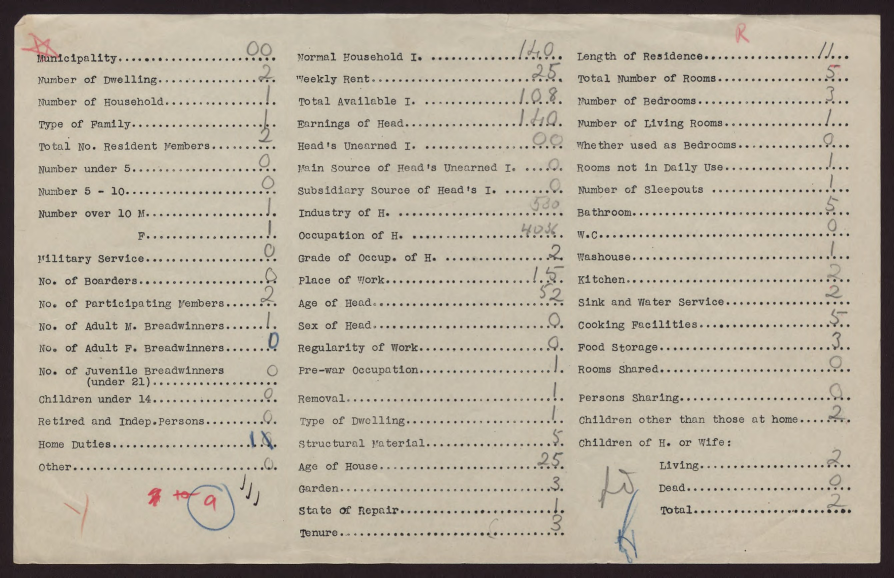
#> input picture source/coded/216412_p003.jpg, 2682 x 1732 px (shown at 1/3 size); its folder holds only this picture in this run
$ python test_identify.py
#> lines starting #> are read from the running program, lines starting #| are printed output that depends on the picture
### pipeline/identify.py
##Split a survey PDF into page images sorted by page kind
import json
import sys
from pathlib import Path

from PIL import Image, ImageOps

ROOT = Path(__file__).resolve().parent.parent
SIZE = (600, 400)  # analysis resolution; the thresholds below were set at this size


def features(image_path):
    """Three layout measurements of a page image."""
    with Image.open(image_path) as source:
#> source is the input picture: PIL image 2682x1732 RGB; mean R, G, B 181.5, 172.6, 156.4
        page = ImageOps.exif_transpose(source).convert("L")
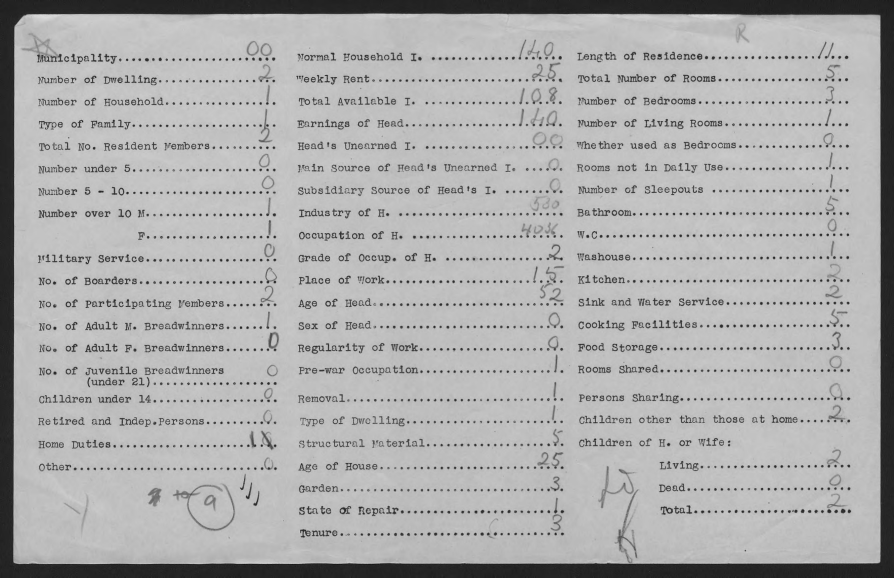
#> page: PIL image 2682x1732 L (shown at 1/3 size); min 3, max 225, mean 173.4
    w, h = page.size
#> w = 2682; h = 1732
    page = page.crop((int(w * 0.035), int(h * 0.035), int(w * 0.965), int(h * 0.965))).resize(SIZE)
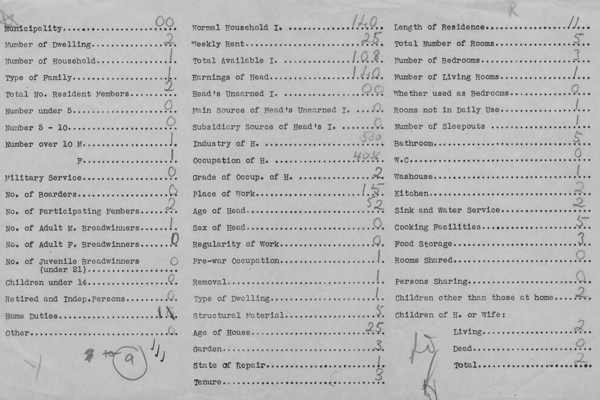
#> page: PIL image 600x400 L; min 26, max 211, mean 184.5
    W, H = SIZE
    dark = [v < 130 for v in page.tobytes()]
#> dark = 240000 items

    longest_run, run, dark_per_col = 0, [0] * W, [0] * W
    for i, d in enumerate(dark):
        col = i % W
        run[col] = run[col] + 1 if d else 0
        longest_run = max(longest_run, run[col])
        dark_per_col[col] += d
#> after the loop, dark_per_col = 600 values, max 67 at index 203, min 0 at index 0, mean 21.66; run = 600 values, max 3 at index 436, min 0 at index 0, mean 0.00667

    def dot_chain(row):
        """Longest chain of small marks in this row with a near-constant gap (dotted leaders)."""
#> called with row = 0
        centres, start, best = [], None, 0
        for x in range(W + 1):
            d = x < W and dark[row * W + x]
            if d and start is None:
                start = x
            elif not d and start is not None:
                if x - start <= 4:
                    centres.append((start + x - 1) / 2)
                start = None
#> after the loop, centres = []
        for gap in range(3, 11):
            n = 1
            for a, b in zip(centres, centres[1:]):
                n = n + 1 if abs(b - a - gap) <= 1 else 1
                best = max(best, n)
        return best

    top = sorted((dot_chain(r) for r in range(H)), reverse=True)[:20]
    return {"vline": longest_run / H,
            "dots": sum(top) / len(top),
            "long_cols": sum(c >= H * 0.30 for c in dark_per_col)}


def identify(image_path):
    f = features(image_path)
    if f["vline"] >= 0.12:
        # main forms have <=2 long columns; other printed forms have more
        return "other" if f["long_cols"] >= 4 else "main"
    if f["dots"] >= 15:
        return "coded"
    return "notes"


# [22 lines left out: function main, not called in this run]


# [2 lines that do not run on import are left out]

### pipeline/test_identify.py
##Every sample page in source/<kind>/ must be identified as its folder
import sys
from pathlib import Path

sys.path.insert(0, str(Path(__file__).resolve().parent))
from identify import ROOT, identify  # noqa: E402

wrong = []
pages = sorted((ROOT / "source").glob("*/*.jpg"))
for page in pages:
    got = identify(page)
    if got != page.parent.name:
        wrong.append(f"{page.relative_to(ROOT)} -> {got}")
#> pass 2 of the loop `for page in pages:`:
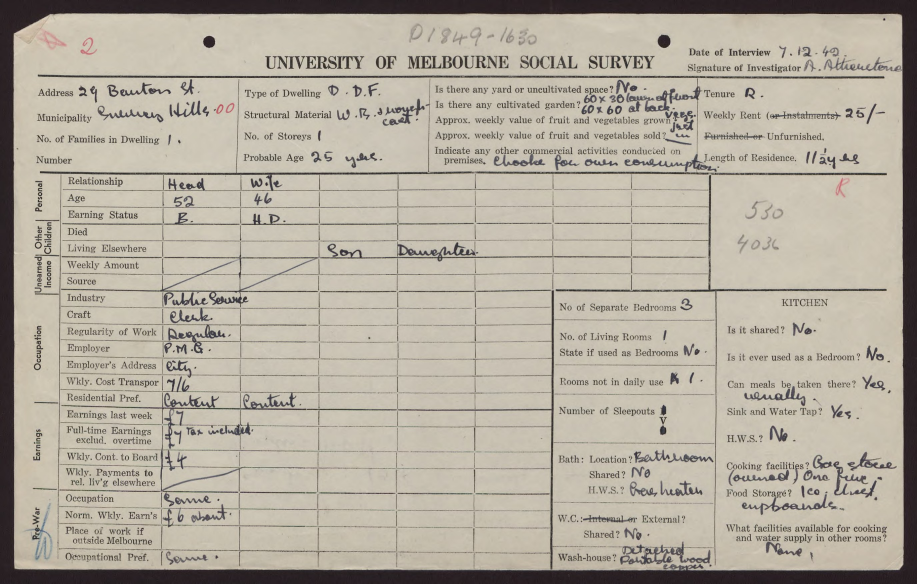
#> input picture source/main/216412_p004.jpg, 2751 x 1752 px (shown at 1/3 size)
#> in features, source is the input picture: PIL image 2751x1752 RGB; mean R, G, B 179.5, 172.3, 159
#> in features (call 2), `page = page.crop((int(w * 0.035), int(h * 0.035), int(w * 0.965), int(..`:
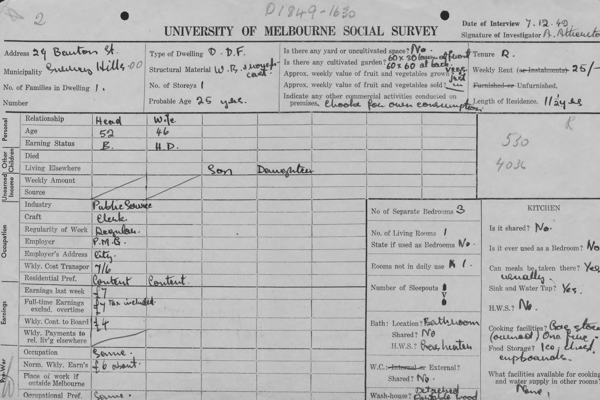
#> page: PIL image 600x400 L; min 33, max 211, mean 183.9
#> the loop in features (call 2), `for i, d in enumerate(dark):` made 240000 passes
#> d on passes 1 to 3: True, True, True
print("\n".join(wrong) or f"{len(pages)} pages identified correctly")
sys.exit(bool(wrong))
#> (the program exits here)
